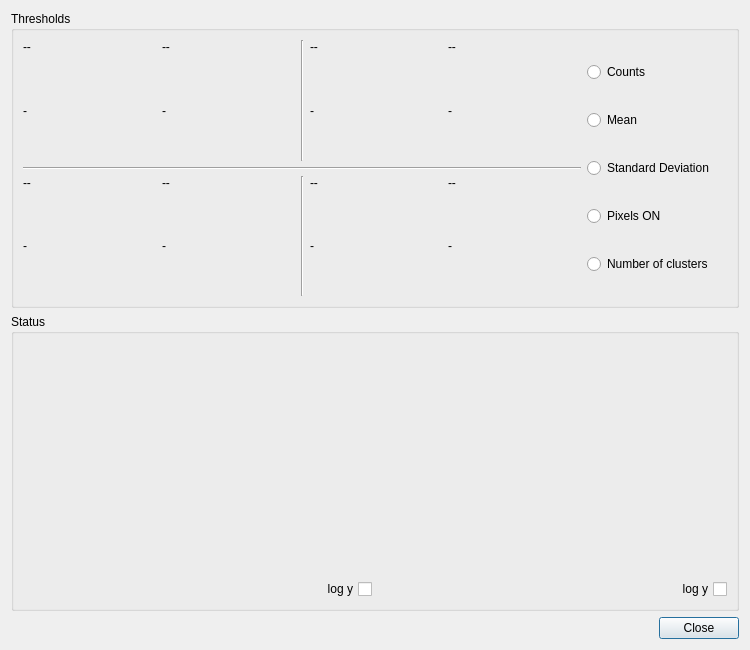
<?xml version="1.0" encoding="UTF-8"?>
<ui version="4.0">
 <class>MTRDialog</class>
 <widget class="QDialog" name="MTRDialog">
  <property name="geometry">
   <rect>
    <x>0</x>
    <y>0</y>
    <width>750</width>
    <height>650</height>
   </rect>
  </property>
  <property name="sizePolicy">
   <sizepolicy hsizetype="Minimum" vsizetype="Minimum">
    <horstretch>0</horstretch>
    <verstretch>0</verstretch>
   </sizepolicy>
  </property>
  <property name="minimumSize">
   <size>
    <width>750</width>
    <height>600</height>
   </size>
  </property>
  <property name="windowTitle">
   <string>Dialog</string>
  </property>
  <property name="locale">
   <locale language="English" country="UnitedKingdom"/>
  </property>
  <layout class="QVBoxLayout" name="verticalLayout_3">
   <item>
    <layout class="QVBoxLayout" name="verticalLayout_2">
     <item>
      <widget class="QGroupBox" name="groupBoxThresholds">
       <property name="title">
        <string>Thresholds</string>
       </property>
       <property name="flat">
        <bool>true</bool>
       </property>
       <property name="checkable">
        <bool>false</bool>
       </property>
       <layout class="QHBoxLayout" name="horizontalLayout_3">
        <item>
         <layout class="QHBoxLayout" name="horizontalLayout">
          <item>
           <layout class="QGridLayout" name="gridLayout">
            <item row="0" column="0">
             <widget class="QLabel" name="thl0Label">
              <property name="sizePolicy">
               <sizepolicy hsizetype="Preferred" vsizetype="Fixed">
                <horstretch>0</horstretch>
                <verstretch>0</verstretch>
               </sizepolicy>
              </property>
              <property name="text">
               <string>--</string>
              </property>
              <property name="textFormat">
               <enum>Qt::RichText</enum>
              </property>
              <property name="alignment">
               <set>Qt::AlignBottom|Qt::AlignLeading|Qt::AlignLeft</set>
              </property>
             </widget>
            </item>
            <item row="0" column="1">
             <widget class="QLabel" name="thl1Label">
              <property name="sizePolicy">
               <sizepolicy hsizetype="Preferred" vsizetype="Fixed">
                <horstretch>0</horstretch>
                <verstretch>0</verstretch>
               </sizepolicy>
              </property>
              <property name="text">
               <string>--</string>
              </property>
              <property name="alignment">
               <set>Qt::AlignBottom|Qt::AlignLeading|Qt::AlignLeft</set>
              </property>
             </widget>
            </item>
            <item row="0" column="3">
             <widget class="QLabel" name="thl2Label">
              <property name="sizePolicy">
               <sizepolicy hsizetype="Preferred" vsizetype="Fixed">
                <horstretch>0</horstretch>
                <verstretch>0</verstretch>
               </sizepolicy>
              </property>
              <property name="text">
               <string>--</string>
              </property>
              <property name="textFormat">
               <enum>Qt::RichText</enum>
              </property>
              <property name="alignment">
               <set>Qt::AlignBottom|Qt::AlignLeading|Qt::AlignLeft</set>
              </property>
             </widget>
            </item>
            <item row="0" column="4">
             <widget class="QLabel" name="thl3Label">
              <property name="sizePolicy">
               <sizepolicy hsizetype="Preferred" vsizetype="Fixed">
                <horstretch>0</horstretch>
                <verstretch>0</verstretch>
               </sizepolicy>
              </property>
              <property name="text">
               <string>--</string>
              </property>
              <property name="alignment">
               <set>Qt::AlignBottom|Qt::AlignLeading|Qt::AlignLeft</set>
              </property>
             </widget>
            </item>
            <item row="3" column="0">
             <widget class="QLabel" name="thl4Label">
              <property name="sizePolicy">
               <sizepolicy hsizetype="Preferred" vsizetype="Fixed">
                <horstretch>0</horstretch>
                <verstretch>0</verstretch>
               </sizepolicy>
              </property>
              <property name="text">
               <string>--</string>
              </property>
              <property name="textFormat">
               <enum>Qt::RichText</enum>
              </property>
              <property name="alignment">
               <set>Qt::AlignBottom|Qt::AlignLeading|Qt::AlignLeft</set>
              </property>
             </widget>
            </item>
            <item row="3" column="1">
             <widget class="QLabel" name="thl5Label">
              <property name="sizePolicy">
               <sizepolicy hsizetype="Preferred" vsizetype="Fixed">
                <horstretch>0</horstretch>
                <verstretch>0</verstretch>
               </sizepolicy>
              </property>
              <property name="text">
               <string>--</string>
              </property>
              <property name="alignment">
               <set>Qt::AlignBottom|Qt::AlignLeading|Qt::AlignLeft</set>
              </property>
             </widget>
            </item>
            <item row="3" column="3">
             <widget class="QLabel" name="thl6Label">
              <property name="sizePolicy">
               <sizepolicy hsizetype="Preferred" vsizetype="Fixed">
                <horstretch>0</horstretch>
                <verstretch>0</verstretch>
               </sizepolicy>
              </property>
              <property name="text">
               <string>--</string>
              </property>
              <property name="textFormat">
               <enum>Qt::RichText</enum>
              </property>
              <property name="alignment">
               <set>Qt::AlignBottom|Qt::AlignLeading|Qt::AlignLeft</set>
              </property>
             </widget>
            </item>
            <item row="3" column="4">
             <widget class="QLabel" name="thl7Label">
              <property name="sizePolicy">
               <sizepolicy hsizetype="Preferred" vsizetype="Fixed">
                <horstretch>0</horstretch>
                <verstretch>0</verstretch>
               </sizepolicy>
              </property>
              <property name="text">
               <string>--</string>
              </property>
              <property name="alignment">
               <set>Qt::AlignBottom|Qt::AlignLeading|Qt::AlignLeft</set>
              </property>
             </widget>
            </item>
            <item row="4" column="3">
             <widget class="QLabel" name="lcdNumber6">
              <property name="text">
               <string>-</string>
              </property>
             </widget>
            </item>
            <item row="1" column="4">
             <widget class="QLabel" name="lcdNumber3">
              <property name="text">
               <string>-</string>
              </property>
             </widget>
            </item>
            <item row="1" column="1">
             <widget class="QLabel" name="lcdNumber1">
              <property name="text">
               <string>-</string>
              </property>
             </widget>
            </item>
            <item row="4" column="0">
             <widget class="QLabel" name="lcdNumber4">
              <property name="text">
               <string>-</string>
              </property>
             </widget>
            </item>
            <item row="1" column="0">
             <widget class="QLabel" name="lcdNumber0">
              <property name="text">
               <string>-</string>
              </property>
             </widget>
            </item>
            <item row="4" column="4">
             <widget class="QLabel" name="lcdNumber7">
              <property name="text">
               <string>-</string>
              </property>
             </widget>
            </item>
            <item row="1" column="3">
             <widget class="QLabel" name="lcdNumber2">
              <property name="text">
               <string>-</string>
              </property>
             </widget>
            </item>
            <item row="2" column="0" colspan="5">
             <widget class="Line" name="lineHorizontal">
              <property name="orientation">
               <enum>Qt::Horizontal</enum>
              </property>
             </widget>
            </item>
            <item row="4" column="1">
             <widget class="QLabel" name="lcdNumber5">
              <property name="text">
               <string>-</string>
              </property>
             </widget>
            </item>
            <item row="3" column="2" rowspan="2">
             <widget class="Line" name="line">
              <property name="orientation">
               <enum>Qt::Vertical</enum>
              </property>
             </widget>
            </item>
            <item row="0" column="2" rowspan="2">
             <widget class="Line" name="line_2">
              <property name="orientation">
               <enum>Qt::Vertical</enum>
              </property>
             </widget>
            </item>
           </layout>
          </item>
          <item>
           <layout class="QVBoxLayout" name="verticalLayout">
            <item>
             <widget class="QRadioButton" name="radioButtonSelCounts">
              <property name="sizePolicy">
               <sizepolicy hsizetype="Fixed" vsizetype="Fixed">
                <horstretch>0</horstretch>
                <verstretch>0</verstretch>
               </sizepolicy>
              </property>
              <property name="toolTip">
               <string>Sum of counts in all pixels</string>
              </property>
              <property name="text">
               <string>Counts</string>
              </property>
             </widget>
            </item>
            <item>
             <widget class="QRadioButton" name="radioButtonSelMean">
              <property name="sizePolicy">
               <sizepolicy hsizetype="Fixed" vsizetype="Fixed">
                <horstretch>0</horstretch>
                <verstretch>0</verstretch>
               </sizepolicy>
              </property>
              <property name="toolTip">
               <string>&lt;html&gt;&lt;head/&gt;&lt;body&gt;&lt;p&gt;Mean&lt;/p&gt;&lt;/body&gt;&lt;/html&gt;</string>
              </property>
              <property name="text">
               <string>Mean</string>
              </property>
             </widget>
            </item>
            <item>
             <widget class="QRadioButton" name="radioButtonSelStdv">
              <property name="sizePolicy">
               <sizepolicy hsizetype="Fixed" vsizetype="Fixed">
                <horstretch>0</horstretch>
                <verstretch>0</verstretch>
               </sizepolicy>
              </property>
              <property name="toolTip">
               <string>Standard deviation</string>
              </property>
              <property name="text">
               <string>Standard Deviation</string>
              </property>
             </widget>
            </item>
            <item>
             <widget class="QRadioButton" name="radioButtonSelPixelsON">
              <property name="sizePolicy">
               <sizepolicy hsizetype="Fixed" vsizetype="Fixed">
                <horstretch>0</horstretch>
                <verstretch>0</verstretch>
               </sizepolicy>
              </property>
              <property name="toolTip">
               <string>Number of pixels ON</string>
              </property>
              <property name="text">
               <string>Pixels ON</string>
              </property>
             </widget>
            </item>
            <item>
             <widget class="QRadioButton" name="radioButtonSelNumberOfClusters">
              <property name="sizePolicy">
               <sizepolicy hsizetype="Fixed" vsizetype="Fixed">
                <horstretch>0</horstretch>
                <verstretch>0</verstretch>
               </sizepolicy>
              </property>
              <property name="toolTip">
               <string>Number of clusters found (Clustering algorithm running)</string>
              </property>
              <property name="text">
               <string>Number of clusters</string>
              </property>
             </widget>
            </item>
           </layout>
          </item>
         </layout>
        </item>
        <item>
         <widget class="QLabel" name="logoLabel">
          <property name="sizePolicy">
           <sizepolicy hsizetype="Fixed" vsizetype="Fixed">
            <horstretch>0</horstretch>
            <verstretch>0</verstretch>
           </sizepolicy>
          </property>
          <property name="text">
           <string/>
          </property>
          <property name="scaledContents">
           <bool>false</bool>
          </property>
          <property name="alignment">
           <set>Qt::AlignCenter</set>
          </property>
         </widget>
        </item>
       </layout>
      </widget>
     </item>
     <item>
      <widget class="QGroupBox" name="groupBox_2">
       <property name="title">
        <string>Status</string>
       </property>
       <property name="flat">
        <bool>true</bool>
       </property>
       <layout class="QHBoxLayout" name="horizontalLayout_2">
        <item>
         <layout class="QGridLayout" name="gridLayout_3">
          <item row="0" column="0">
           <widget class="BarChart" name="barChartHisto" native="true"/>
          </item>
          <item row="0" column="1">
           <widget class="QWidget" name="timePlot" native="true"/>
          </item>
          <item row="1" column="0">
           <widget class="QCheckBox" name="barCharLogYCheckBox">
            <property name="toolTip">
             <string>log y scale</string>
            </property>
            <property name="layoutDirection">
             <enum>Qt::RightToLeft</enum>
            </property>
            <property name="text">
             <string>log y</string>
            </property>
            <property name="checked">
             <bool>false</bool>
            </property>
           </widget>
          </item>
          <item row="1" column="1">
           <widget class="QCheckBox" name="timePlotLogYCheckBox">
            <property name="toolTip">
             <string>log y scale</string>
            </property>
            <property name="layoutDirection">
             <enum>Qt::RightToLeft</enum>
            </property>
            <property name="text">
             <string>log y</string>
            </property>
            <property name="checked">
             <bool>false</bool>
            </property>
           </widget>
          </item>
         </layout>
        </item>
       </layout>
      </widget>
     </item>
     <item>
      <widget class="QDialogButtonBox" name="buttonBox">
       <property name="sizePolicy">
        <sizepolicy hsizetype="Fixed" vsizetype="Fixed">
         <horstretch>0</horstretch>
         <verstretch>0</verstretch>
        </sizepolicy>
       </property>
       <property name="layoutDirection">
        <enum>Qt::RightToLeft</enum>
       </property>
       <property name="orientation">
        <enum>Qt::Horizontal</enum>
       </property>
       <property name="standardButtons">
        <set>QDialogButtonBox::Close</set>
       </property>
      </widget>
     </item>
    </layout>
   </item>
  </layout>
 </widget>
 <customwidgets>
  <customwidget>
   <class>BarChart</class>
   <extends>QWidget</extends>
   <header>barchart.h</header>
   <container>1</container>
  </customwidget>
 </customwidgets>
 <resources/>
 <connections>
  <connection>
   <sender>buttonBox</sender>
   <signal>accepted()</signal>
   <receiver>MTRDialog</receiver>
   <slot>accept()</slot>
   <hints>
    <hint type="sourcelabel">
     <x>248</x>
     <y>254</y>
    </hint>
    <hint type="destinationlabel">
     <x>157</x>
     <y>274</y>
    </hint>
   </hints>
  </connection>
  <connection>
   <sender>buttonBox</sender>
   <signal>rejected()</signal>
   <receiver>MTRDialog</receiver>
   <slot>reject()</slot>
   <hints>
    <hint type="sourcelabel">
     <x>316</x>
     <y>260</y>
    </hint>
    <hint type="destinationlabel">
     <x>286</x>
     <y>274</y>
    </hint>
   </hints>
  </connection>
 </connections>
</ui>
